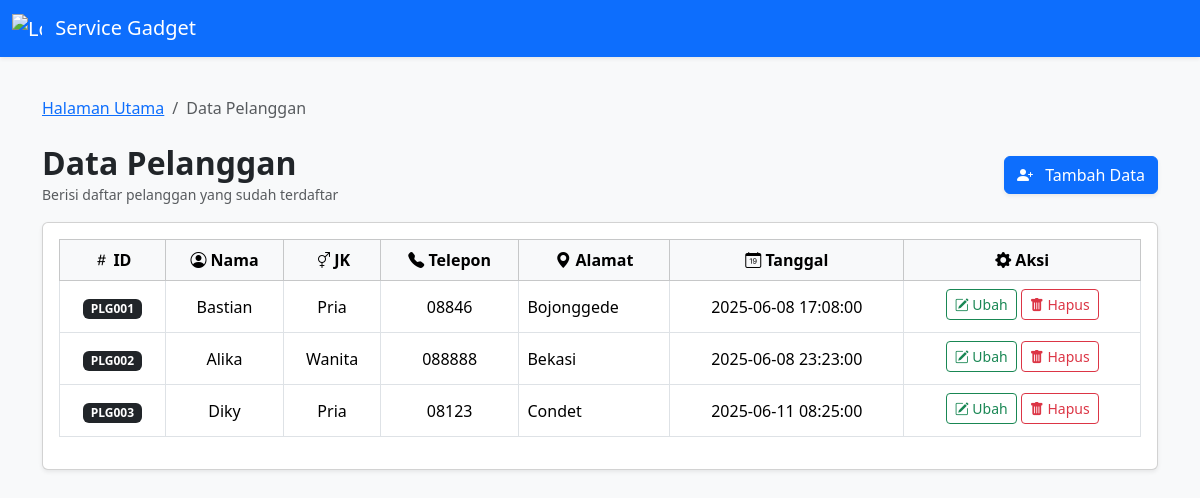
Screenshot of /form/form_pelanggan.php (signed in) with the database file from the repository.
### tables this page shows
CREATE TABLE `pelanggan` (
  `id_pelanggan` varchar(10) NOT NULL,
  `nama_pelanggan` text NOT NULL,
  `jenis_kelamin` text NOT NULL,
  `nomor_telepon` char(20) NOT NULL,
  `alamat` text NOT NULL,
  `tanggal` datetime NOT NULL
);

### form/form_pelanggan.php (the view, shortened to what this page needs)
<?php
include '../databases/koneksi.php';
$query = "SELECT * FROM pelanggan;";
$sql = mysqli_query($conn, $query) or die(mysqli_error($conn));
?>
<!DOCTYPE html>
<html lang="id">
<head>
    <link href="../css/bootstrap.min.css" rel="stylesheet">
    <link rel="stylesheet" href="../bootstrap-icons/bootstrap-icons.min.css">
</head>
<body class="bg-light pt-5">
<nav class="navbar fixed-top bg-primary navbar-dark shadow-sm">
    <div class="container-fluid d-flex justify-content-between align-items-center">
        <a class="navbar-brand" href="../halaman_utama.php">
            <img src="../img/menu_logo.png" alt="Logo" width="30" height="30" class="d-inline-block align-text-top me-2">
            Service Gadget
        </a>
    </div>
</nav>
<div class="container mt-5">
    <nav aria-label="breadcrumb">
        <ol class="breadcrumb">
            <li class="breadcrumb-item"><a href="../halaman_utama.php">Halaman Utama</a></li>
            <li class="breadcrumb-item active" aria-current="page">Data Pelanggan</li>
        </ol>
    </nav>
    <div class="d-flex justify-content-between align-items-center mt-4 mb-3">
        <div>
            <h2 class="fw-semibold mb-0">Data Pelanggan</h2>
            <small class="text-muted">Berisi daftar pelanggan yang sudah terdaftar</small>
        </div>
        <div class="d-flex gap-2">
            <a href="../kelola.php?tambah=pelanggan" class="btn btn-primary shadow-sm">
                <i class="bi bi-person-plus-fill me-2"></i> Tambah Data
            </a>
        </div>
    </div>
    <div class="card shadow-sm">
        <div class="card-body table-responsive">
            <table class="table table-hover table-bordered align-middle">
                <thead class="table-light text-center">
                    <tr>
                        <th><i class="bi bi-hash"></i> ID</th>
                        <th><i class="bi bi-person-circle"></i> Nama</th>
                        <th><i class="bi bi-gender-ambiguous"></i> JK</th>
                        <th><i class="bi bi-telephone-fill"></i> Telepon</th>
                        <th><i class="bi bi-geo-alt-fill"></i> Alamat</th>
                        <th><i class="bi bi-calendar-date"></i> Tanggal</th>
                        <th><i class="bi bi-gear-fill"></i> Aksi</th>
                    </tr>
                </thead>
                <tbody class="text-center">
                    <?php while ($hasil = mysqli_fetch_assoc($sql)): ?>
                        <tr>
                            <td><span class="badge bg-dark"><?= $hasil['id_pelanggan']; ?></span></td>
                            <td><?= $hasil['nama_pelanggan']; ?></td>
                            <td><?= $hasil['jenis_kelamin']; ?></td>
                            <td><?= $hasil['nomor_telepon']; ?></td>
                            <td class="text-start"><?= $hasil['alamat']; ?></td>
                            <td><?= $hasil['tanggal']; ?></td>
                            <td>
                                <a href="../kelola.php?tombol=ubahPelanggan&ubah=<?= $hasil['id_pelanggan']; ?>" class="btn btn-outline-success btn-sm mb-1">
                                    <i class="bi bi-pencil-square"></i>
                                    Ubah
                                </a>
                                <a href="../proses.php?hapus=<?= $hasil['id_pelanggan']; ?>" class="btn btn-outline-danger btn-sm mb-1" onclick="return confirm('Yakin ingin menghapus data ini?')">
                                    <i class="bi bi-trash-fill"></i>
                                    Hapus
                                </a>
                            </td>
                        </tr>
                    <?php endwhile; ?>
                </tbody>
            </table>
        </div>
    </div>
</div>
</body>
</html>

### rows the page displays
pelanggan: id_pelanggan "PLG001", nama_pelanggan "Bastian", jenis_kelamin "Pria", nomor_telepon "08846", alamat "Bojonggede", tanggal "2025-06-08 17:08:00"
pelanggan: id_pelanggan "PLG002", nama_pelanggan "Alika", jenis_kelamin "Wanita", nomor_telepon "088888", alamat "Bekasi", tanggal "2025-06-08 23:23:00"
pelanggan: id_pelanggan "PLG003", nama_pelanggan "Diky", jenis_kelamin "Pria", nomor_telepon "08123", alamat "Condet", tanggal "2025-06-11 08:25:00"
